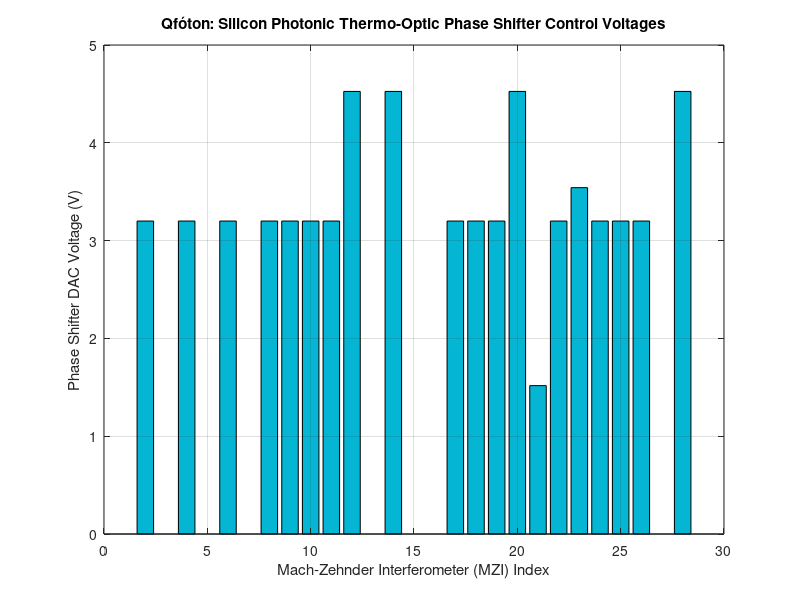

Write the MATLAB code that produced this figure.
% Qfóton - MATLAB / Simulink Photonic Quantum Co-Simulation Script
% Auto-generated for Silicon Photonic Thermal Phase Shifter DACs
clear; clc;
V_pi = 3.2; % Pi-voltage for thermo-optic phase shifters (V)
R_heater = 120.0; % Heater resistance (Ohms)
DAC_bits = 16; % Digital-to-Analog Converter resolution

% MZI Channel Control Table [MZI_ID, Mode_A, Mode_B, V_theta (V), V_phi (V), Power (mW)]
MZI_Control_Table = [
    1, 0, 1, 2.2627, 0.0, 0.0;
    2, 5, 6, 2.2627, 3.2, 85.33;
    3, 6, 7, 2.2627, 0.0, 0.0;
    4, 2, 3, 0.0, 3.2, 85.33;
    5, 1, 2, 2.2627, 0.0, 0.0;
    6, 0, 1, 2.2627, 3.2, 85.33;
    7, 3, 4, 1.6, 0.0, 0.0;
    8, 4, 5, 2.2627, 3.2, 85.33;
    9, 5, 6, 2.2627, 3.2, 85.33;
    10, 6, 7, 2.2627, 3.2, 85.33;
    11, 4, 5, 0.0, 3.2, 85.33;
    12, 3, 4, 2.2627, 4.5255, 170.67;
    13, 2, 3, 1.6, 0.0, 0.0;
    14, 1, 2, 2.2627, 4.5255, 170.67;
    15, 0, 1, 2.2627, 0.0, 0.0;
    16, 1, 2, 0.0, 0.0, 0.0;
    17, 2, 3, 2.2627, 3.2, 85.33;
    18, 3, 4, 2.2627, 3.2, 85.33;
    19, 4, 5, 2.2627, 3.2, 85.33;
    20, 5, 6, 1.6, 4.5255, 170.67;
    21, 6, 7, 0.0, 1.517, 19.18;
    22, 6, 7, 2.2627, 3.2, 85.33;
    23, 5, 6, 0.0, 3.5414, 104.51;
    24, 4, 5, 2.2627, 3.2, 85.33;
    25, 3, 4, 2.2627, 3.2, 85.33;
    26, 2, 3, 1.6, 3.2, 85.33;
    27, 1, 2, 2.2627, 0.0, 0.0;
    28, 0, 1, 0.0, 4.5255, 170.67;
];

% Plot Thermal Dissipation per Channel
figure('Name', 'Qfoton Silicon Photonic DAC Control Voltages', 'Color', 'w');
bar(MZI_Control_Table(:, 1), MZI_Control_Table(:, 5), 'FaceColor', [0.02 0.71 0.83]);
xlabel('Mach-Zehnder Interferometer (MZI) Index');
ylabel('Phase Shifter DAC Voltage (V)');
title('Qfóton: Silicon Photonic Thermo-Optic Phase Shifter Control Voltages');
grid on;
disp('Qfóton MATLAB / Simulink Control Vector Loaded Successfully.');
